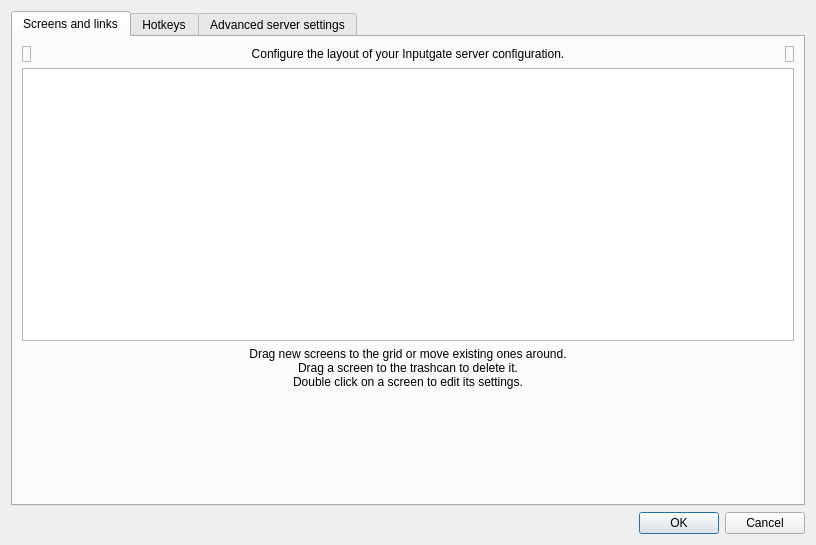
<?xml version="1.0" encoding="UTF-8"?>
<ui version="4.0">
 <class>ServerConfigDialog</class>
 <widget class="QDialog" name="ServerConfigDialog">
  <property name="geometry">
   <rect>
    <x>0</x>
    <y>0</y>
    <width>816</width>
    <height>545</height>
   </rect>
  </property>
  <property name="windowTitle">
   <string>Server Configuration</string>
  </property>
  <layout class="QVBoxLayout">
   <item>
    <widget class="QTabWidget" name="m_pTabWidget">
     <widget class="QWidget" name="m_pTabScreens">
      <attribute name="title">
       <string>Screens and links</string>
      </attribute>
      <layout class="QVBoxLayout">
       <item>
        <layout class="QHBoxLayout">
         <item>
          <widget class="TrashScreenWidget" name="m_pTrashScreenWidget">
           <property name="acceptDrops">
            <bool>true</bool>
           </property>
           <property name="toolTip">
            <string>Drag a screen from the grid to the trashcan to remove it.</string>
           </property>
           <property name="frameShape">
            <enum>QFrame::StyledPanel</enum>
           </property>
           <property name="frameShadow">
            <enum>QFrame::Raised</enum>
           </property>
           <property name="text">
            <string/>
           </property>
           <property name="pixmap">
            <pixmap resource="../res/InputLeap.qrc">:/res/icons/64x64/user-trash.png</pixmap>
           </property>
          </widget>
         </item>
         <item>
          <widget class="QLabel" name="label_2">
           <property name="sizePolicy">
            <sizepolicy hsizetype="Preferred" vsizetype="Preferred">
             <horstretch>1</horstretch>
             <verstretch>0</verstretch>
            </sizepolicy>
           </property>
           <property name="text">
            <string>Configure the layout of your Inputgate server configuration.</string>
           </property>
           <property name="alignment">
            <set>Qt::AlignCenter</set>
           </property>
           <property name="wordWrap">
            <bool>true</bool>
           </property>
          </widget>
         </item>
         <item>
          <widget class="NewScreenWidget" name="m_pLabelNewScreenWidget">
           <property name="toolTip">
            <string>Drag this button to the grid to add a new screen.</string>
           </property>
           <property name="frameShape">
            <enum>QFrame::StyledPanel</enum>
           </property>
           <property name="frameShadow">
            <enum>QFrame::Raised</enum>
           </property>
           <property name="text">
            <string/>
           </property>
           <property name="pixmap">
            <pixmap resource="../res/InputLeap.qrc">:/res/icons/64x64/video-display.png</pixmap>
           </property>
          </widget>
         </item>
        </layout>
       </item>
       <item>
        <widget class="ScreenSetupView" name="m_pScreenSetupView">
         <property name="minimumSize">
          <size>
           <width>0</width>
           <height>273</height>
          </size>
         </property>
         <property name="maximumSize">
          <size>
           <width>16777215</width>
           <height>273</height>
          </size>
         </property>
         <property name="acceptDrops">
          <bool>true</bool>
         </property>
         <property name="autoFillBackground">
          <bool>false</bool>
         </property>
         <property name="frameShape">
          <enum>QFrame::StyledPanel</enum>
         </property>
         <property name="frameShadow">
          <enum>QFrame::Sunken</enum>
         </property>
        </widget>
       </item>
       <item>
        <widget class="QLabel" name="label_3">
         <property name="sizePolicy">
          <sizepolicy hsizetype="Preferred" vsizetype="Preferred">
           <horstretch>1</horstretch>
           <verstretch>0</verstretch>
          </sizepolicy>
         </property>
         <property name="text">
          <string>Drag new screens to the grid or move existing ones around.
Drag a screen to the trashcan to delete it.
Double click on a screen to edit its settings.</string>
         </property>
         <property name="alignment">
          <set>Qt::AlignCenter</set>
         </property>
         <property name="wordWrap">
          <bool>true</bool>
         </property>
        </widget>
       </item>
       <item>
        <spacer>
         <property name="orientation">
          <enum>Qt::Vertical</enum>
         </property>
         <property name="sizeHint" stdset="0">
          <size>
           <width>20</width>
           <height>40</height>
          </size>
         </property>
        </spacer>
       </item>
      </layout>
     </widget>
     <widget class="QWidget" name="m_pTabHotkeys">
      <attribute name="title">
       <string>Hotkeys</string>
      </attribute>
      <layout class="QHBoxLayout">
       <item>
        <widget class="QGroupBox" name="groupBox">
         <property name="title">
          <string>&amp;Hotkeys</string>
         </property>
         <layout class="QGridLayout">
          <item row="0" column="0" rowspan="4">
           <widget class="QListWidget" name="m_pListHotkeys"/>
          </item>
          <item row="0" column="1">
           <widget class="QPushButton" name="m_pButtonNewHotkey">
            <property name="enabled">
             <bool>true</bool>
            </property>
            <property name="text">
             <string>&amp;New</string>
            </property>
           </widget>
          </item>
          <item row="1" column="1">
           <widget class="QPushButton" name="m_pButtonEditHotkey">
            <property name="enabled">
             <bool>false</bool>
            </property>
            <property name="text">
             <string>&amp;Edit</string>
            </property>
           </widget>
          </item>
          <item row="2" column="1">
           <widget class="QPushButton" name="m_pButtonRemoveHotkey">
            <property name="enabled">
             <bool>false</bool>
            </property>
            <property name="text">
             <string>&amp;Remove</string>
            </property>
           </widget>
          </item>
          <item row="3" column="1">
           <spacer>
            <property name="orientation">
             <enum>Qt::Vertical</enum>
            </property>
            <property name="sizeHint" stdset="0">
             <size>
              <width>75</width>
              <height>161</height>
             </size>
            </property>
           </spacer>
          </item>
         </layout>
        </widget>
       </item>
       <item>
        <widget class="QGroupBox" name="groupBox_2">
         <property name="title">
          <string>A&amp;ctions</string>
         </property>
         <layout class="QGridLayout">
          <item row="0" column="0" rowspan="4">
           <widget class="QListWidget" name="m_pListActions"/>
          </item>
          <item row="0" column="1">
           <widget class="QPushButton" name="m_pButtonNewAction">
            <property name="enabled">
             <bool>false</bool>
            </property>
            <property name="text">
             <string>Ne&amp;w</string>
            </property>
           </widget>
          </item>
          <item row="1" column="1">
           <widget class="QPushButton" name="m_pButtonEditAction">
            <property name="enabled">
             <bool>false</bool>
            </property>
            <property name="text">
             <string>E&amp;dit</string>
            </property>
           </widget>
          </item>
          <item row="2" column="1">
           <widget class="QPushButton" name="m_pButtonRemoveAction">
            <property name="enabled">
             <bool>false</bool>
            </property>
            <property name="text">
             <string>Re&amp;move</string>
            </property>
           </widget>
          </item>
          <item row="3" column="1">
           <spacer>
            <property name="orientation">
             <enum>Qt::Vertical</enum>
            </property>
            <property name="sizeHint" stdset="0">
             <size>
              <width>20</width>
              <height>40</height>
             </size>
            </property>
           </spacer>
          </item>
         </layout>
        </widget>
       </item>
      </layout>
     </widget>
     <widget class="QWidget" name="m_pTabAdvanced">
      <attribute name="title">
       <string>Advanced server settings</string>
      </attribute>
      <layout class="QGridLayout">
       <item row="0" column="0">
        <widget class="QGroupBox" name="m_pGroupSwitch">
         <property name="title">
          <string>&amp;Switch</string>
         </property>
         <layout class="QVBoxLayout">
          <item>
           <layout class="QHBoxLayout">
            <item>
             <widget class="QCheckBox" name="m_pCheckBoxSwitchDelay">
              <property name="enabled">
               <bool>true</bool>
              </property>
              <property name="text">
               <string>Switch &amp;after waiting</string>
              </property>
             </widget>
            </item>
            <item>
             <spacer>
              <property name="orientation">
               <enum>Qt::Horizontal</enum>
              </property>
              <property name="sizeHint" stdset="0">
               <size>
                <width>40</width>
                <height>20</height>
               </size>
              </property>
             </spacer>
            </item>
            <item>
             <widget class="QSpinBox" name="m_pSpinBoxSwitchDelay">
              <property name="enabled">
               <bool>false</bool>
              </property>
              <property name="minimum">
               <number>10</number>
              </property>
              <property name="maximum">
               <number>10000</number>
              </property>
              <property name="singleStep">
               <number>10</number>
              </property>
              <property name="value">
               <number>250</number>
              </property>
             </widget>
            </item>
            <item>
             <widget class="QLabel" name="m_pLabel_14">
              <property name="text">
               <string>ms</string>
              </property>
             </widget>
            </item>
           </layout>
          </item>
          <item>
           <layout class="QVBoxLayout">
            <item>
             <layout class="QHBoxLayout">
              <item>
               <widget class="QCheckBox" name="m_pCheckBoxSwitchDoubleTap">
                <property name="enabled">
                 <bool>true</bool>
                </property>
                <property name="text">
                 <string>Switch on double &amp;tap within</string>
                </property>
               </widget>
              </item>
              <item>
               <spacer>
                <property name="orientation">
                 <enum>Qt::Horizontal</enum>
                </property>
                <property name="sizeHint" stdset="0">
                 <size>
                  <width>40</width>
                  <height>20</height>
                 </size>
                </property>
               </spacer>
              </item>
              <item>
               <widget class="QSpinBox" name="m_pSpinBoxSwitchDoubleTap">
                <property name="enabled">
                 <bool>false</bool>
                </property>
                <property name="minimum">
                 <number>10</number>
                </property>
                <property name="maximum">
                 <number>10000</number>
                </property>
                <property name="singleStep">
                 <number>10</number>
                </property>
                <property name="value">
                 <number>250</number>
                </property>
               </widget>
              </item>
              <item>
               <widget class="QLabel" name="m_pLabel_15">
                <property name="text">
                 <string>ms</string>
                </property>
               </widget>
              </item>
             </layout>
            </item>
            <item>
             <widget class="QLabel" name="label_4">
              <property name="text">
               <string>Bump against the screen edge with the mouse pointer twice in quick succession.</string>
              </property>
              <property name="wordWrap">
               <bool>true</bool>
              </property>
             </widget>
            </item>
           </layout>
          </item>
          <item>
           <spacer>
            <property name="orientation">
             <enum>Qt::Vertical</enum>
            </property>
            <property name="sizeHint" stdset="0">
             <size>
              <width>20</width>
              <height>40</height>
             </size>
            </property>
           </spacer>
          </item>
         </layout>
        </widget>
       </item>
       <item row="0" column="1">
        <widget class="QGroupBox" name="m_pGroupOptions">
         <property name="title">
          <string>&amp;Options</string>
         </property>
         <layout class="QGridLayout">
          <item row="7" column="0">
           <widget class="QGroupBox" name="groupBox_3">
            <property name="title">
             <string/>
            </property>
            <layout class="QHBoxLayout" name="horizontalLayout">
             <item>
              <widget class="QLabel" name="m_pLabelSharingSize">
               <property name="text">
                <string>Max Clipboard sharing size</string>
               </property>
              </widget>
             </item>
             <item>
              <widget class="QSpinBox" name="m_pSpinBoxClipboardSizeLimit">
               <property name="sizePolicy">
                <sizepolicy hsizetype="Maximum" vsizetype="Fixed">
                 <horstretch>0</horstretch>
                 <verstretch>0</verstretch>
                </sizepolicy>
               </property>
               <property name="toolTip">
                <string>Clipboard sharing size in bytes</string>
               </property>
               <property name="toolTipDuration">
                <number>-3</number>
               </property>
               <property name="alignment">
                <set>Qt::AlignLeading|Qt::AlignLeft|Qt::AlignVCenter</set>
               </property>
               <property name="minimum">
                <number>1000000</number>
               </property>
               <property name="maximum">
                <number>100000000</number>
               </property>
               <property name="singleStep">
                <number>1000</number>
               </property>
               <property name="value">
                <number>3000000</number>
               </property>
              </widget>
             </item>
            </layout>
           </widget>
          </item>
          <item row="8" column="0">
           <widget class="QCheckBox" name="m_pCheckBoxGameMode">
            <property name="toolTip">
             <string>While a game has captured the mouse (fullscreen, or the cursor is locked to its window), the mouse stays on this computer.</string>
            </property>
            <property name="text">
             <string>&amp;Game mode: keep the mouse here while a game has it</string>
            </property>
           </widget>
          </item>
          <item row="3" column="0">
           <widget class="QCheckBox" name="m_pCheckBoxWin32KeepForeground">
            <property name="enabled">
             <bool>true</bool>
            </property>
            <property name="text">
             <string>Don't take &amp;foreground window on Windows servers</string>
            </property>
           </widget>
          </item>
          <item row="1" column="0">
           <widget class="QCheckBox" name="m_pCheckBoxRelativeMouseMoves">
            <property name="enabled">
             <bool>true</bool>
            </property>
            <property name="text">
             <string>Use &amp;relative mouse moves</string>
            </property>
           </widget>
          </item>
          <item row="2" column="0">
           <widget class="QCheckBox" name="m_pCheckBoxScreenSaverSync">
            <property name="enabled">
             <bool>true</bool>
            </property>
            <property name="text">
             <string>S&amp;ynchronize screen savers</string>
            </property>
           </widget>
          </item>
          <item row="0" column="0">
           <layout class="QHBoxLayout">
            <item>
             <widget class="QCheckBox" name="m_pCheckBoxHeartbeat">
              <property name="enabled">
               <bool>true</bool>
              </property>
              <property name="text">
               <string>&amp;Check clients every</string>
              </property>
             </widget>
            </item>
            <item>
             <spacer>
              <property name="orientation">
               <enum>Qt::Horizontal</enum>
              </property>
              <property name="sizeHint" stdset="0">
               <size>
                <width>40</width>
                <height>20</height>
               </size>
              </property>
             </spacer>
            </item>
            <item>
             <widget class="QSpinBox" name="m_pSpinBoxHeartbeat">
              <property name="enabled">
               <bool>false</bool>
              </property>
              <property name="minimum">
               <number>1000</number>
              </property>
              <property name="maximum">
               <number>30000</number>
              </property>
              <property name="singleStep">
               <number>1000</number>
              </property>
              <property name="value">
               <number>5000</number>
              </property>
             </widget>
            </item>
            <item>
             <widget class="QLabel" name="m_pLabel_16">
              <property name="text">
               <string>ms</string>
              </property>
             </widget>
            </item>
           </layout>
          </item>
          <item row="9" column="0">
           <spacer>
            <property name="orientation">
             <enum>Qt::Vertical</enum>
            </property>
            <property name="sizeHint" stdset="0">
             <size>
              <width>20</width>
              <height>16</height>
             </size>
            </property>
           </spacer>
          </item>
          <item row="5" column="0">
           <widget class="QCheckBox" name="m_pCheckBoxEnableDragAndDrop">
            <property name="text">
             <string>Enable drag and drop file transfers</string>
            </property>
           </widget>
          </item>
          <item row="4" column="0">
           <widget class="QCheckBox" name="m_pCheckBoxIgnoreAutoConfigClient">
            <property name="text">
             <string>Ignore auto config clients</string>
            </property>
           </widget>
          </item>
          <item row="6" column="0">
           <widget class="QCheckBox" name="m_pCheckBoxEnableClipboard">
            <property name="text">
             <string>Enable clipboard sharing</string>
            </property>
            <property name="checked">
             <bool>true</bool>
            </property>
           </widget>
          </item>
         </layout>
        </widget>
       </item>
       <item row="1" column="0" colspan="2">
        <widget class="QGroupBox" name="m_pGroupSwitchCorners">
         <property name="title">
          <string>&amp;Dead corners</string>
         </property>
         <property name="checked">
          <bool>false</bool>
         </property>
         <layout class="QGridLayout">
          <item row="0" column="0" colspan="2">
           <widget class="QCheckBox" name="m_pCheckBoxCornerTopLeft">
            <property name="text">
             <string>To&amp;p-left</string>
            </property>
           </widget>
          </item>
          <item row="0" column="2" colspan="2">
           <widget class="QCheckBox" name="m_pCheckBoxCornerTopRight">
            <property name="text">
             <string>Top-rig&amp;ht</string>
            </property>
           </widget>
          </item>
          <item row="1" column="0" colspan="2">
           <widget class="QCheckBox" name="m_pCheckBoxCornerBottomLeft">
            <property name="text">
             <string>&amp;Bottom-left</string>
            </property>
           </widget>
          </item>
          <item row="1" column="2" colspan="2">
           <widget class="QCheckBox" name="m_pCheckBoxCornerBottomRight">
            <property name="text">
             <string>Bottom-ri&amp;ght</string>
            </property>
           </widget>
          </item>
          <item row="2" column="0">
           <spacer>
            <property name="orientation">
             <enum>Qt::Horizontal</enum>
            </property>
            <property name="sizeHint" stdset="0">
             <size>
              <width>40</width>
              <height>20</height>
             </size>
            </property>
           </spacer>
          </item>
          <item row="2" column="1" colspan="2">
           <layout class="QHBoxLayout">
            <item>
             <widget class="QLabel" name="label">
              <property name="text">
               <string>Cor&amp;ner Size:</string>
              </property>
              <property name="buddy">
               <cstring>m_pSpinBoxSwitchCornerSize</cstring>
              </property>
             </widget>
            </item>
            <item>
             <widget class="QSpinBox" name="m_pSpinBoxSwitchCornerSize">
              <property name="maximum">
               <number>9999</number>
              </property>
             </widget>
            </item>
           </layout>
          </item>
          <item row="2" column="3">
           <spacer>
            <property name="orientation">
             <enum>Qt::Horizontal</enum>
            </property>
            <property name="sizeHint" stdset="0">
             <size>
              <width>40</width>
              <height>20</height>
             </size>
            </property>
           </spacer>
          </item>
         </layout>
        </widget>
       </item>
       <item row="2" column="0">
        <spacer>
         <property name="orientation">
          <enum>Qt::Vertical</enum>
         </property>
         <property name="sizeHint" stdset="0">
          <size>
           <width>20</width>
           <height>40</height>
          </size>
         </property>
        </spacer>
       </item>
      </layout>
     </widget>
    </widget>
   </item>
   <item>
    <widget class="QDialogButtonBox" name="m_pButtonBox">
     <property name="orientation">
      <enum>Qt::Horizontal</enum>
     </property>
     <property name="standardButtons">
      <set>QDialogButtonBox::Cancel|QDialogButtonBox::Ok</set>
     </property>
    </widget>
   </item>
  </layout>
 </widget>
 <customwidgets>
  <customwidget>
   <class>ScreenSetupView</class>
   <extends>QTableView</extends>
   <header>ScreenSetupView.h</header>
   <container>1</container>
  </customwidget>
  <customwidget>
   <class>NewScreenWidget</class>
   <extends>QLabel</extends>
   <header>NewScreenWidget.h</header>
  </customwidget>
  <customwidget>
   <class>TrashScreenWidget</class>
   <extends>QLabel</extends>
   <header>TrashScreenWidget.h</header>
  </customwidget>
 </customwidgets>
 <resources>
  <include location="../res/InputLeap.qrc"/>
 </resources>
 <connections>
  <connection>
   <sender>m_pButtonBox</sender>
   <signal>accepted()</signal>
   <receiver>ServerConfigDialog</receiver>
   <slot>accept()</slot>
   <hints>
    <hint type="sourcelabel">
     <x>572</x>
     <y>424</y>
    </hint>
    <hint type="destinationlabel">
     <x>377</x>
     <y>-8</y>
    </hint>
   </hints>
  </connection>
  <connection>
   <sender>m_pButtonBox</sender>
   <signal>rejected()</signal>
   <receiver>ServerConfigDialog</receiver>
   <slot>reject()</slot>
   <hints>
    <hint type="sourcelabel">
     <x>641</x>
     <y>424</y>
    </hint>
    <hint type="destinationlabel">
     <x>595</x>
     <y>1</y>
    </hint>
   </hints>
  </connection>
  <connection>
   <sender>m_pCheckBoxSwitchDelay</sender>
   <signal>toggled(bool)</signal>
   <receiver>m_pSpinBoxSwitchDelay</receiver>
   <slot>setEnabled(bool)</slot>
   <hints>
    <hint type="sourcelabel">
     <x>110</x>
     <y>63</y>
    </hint>
    <hint type="destinationlabel">
     <x>110</x>
     <y>63</y>
    </hint>
   </hints>
  </connection>
  <connection>
   <sender>m_pCheckBoxSwitchDoubleTap</sender>
   <signal>toggled(bool)</signal>
   <receiver>m_pSpinBoxSwitchDoubleTap</receiver>
   <slot>setEnabled(bool)</slot>
   <hints>
    <hint type="sourcelabel">
     <x>110</x>
     <y>63</y>
    </hint>
    <hint type="destinationlabel">
     <x>110</x>
     <y>63</y>
    </hint>
   </hints>
  </connection>
  <connection>
   <sender>m_pCheckBoxHeartbeat</sender>
   <signal>toggled(bool)</signal>
   <receiver>m_pSpinBoxHeartbeat</receiver>
   <slot>setEnabled(bool)</slot>
   <hints>
    <hint type="sourcelabel">
     <x>110</x>
     <y>63</y>
    </hint>
    <hint type="destinationlabel">
     <x>110</x>
     <y>63</y>
    </hint>
   </hints>
  </connection>
  <connection>
   <sender>m_pListHotkeys</sender>
   <signal>itemDoubleClicked(QListWidgetItem*)</signal>
   <receiver>m_pButtonEditHotkey</receiver>
   <slot>click()</slot>
   <hints>
    <hint type="sourcelabel">
     <x>197</x>
     <y>115</y>
    </hint>
    <hint type="destinationlabel">
     <x>304</x>
     <y>115</y>
    </hint>
   </hints>
  </connection>
  <connection>
   <sender>m_pListActions</sender>
   <signal>itemDoubleClicked(QListWidgetItem*)</signal>
   <receiver>m_pButtonEditAction</receiver>
   <slot>click()</slot>
   <hints>
    <hint type="sourcelabel">
     <x>505</x>
     <y>120</y>
    </hint>
    <hint type="destinationlabel">
     <x>677</x>
     <y>118</y>
    </hint>
   </hints>
  </connection>
 </connections>
</ui>
